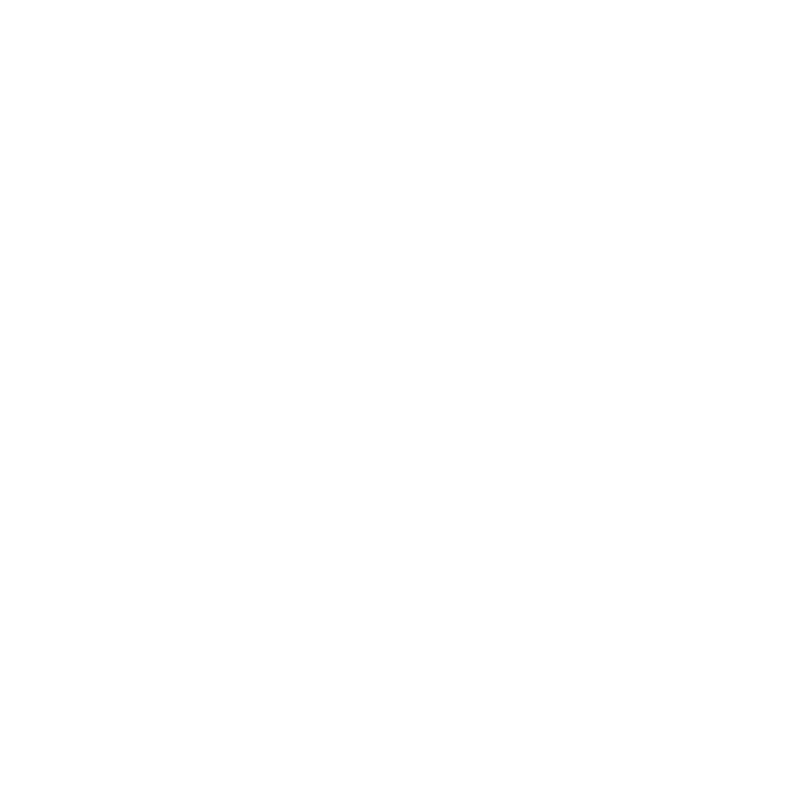
Frame 1 (no input)
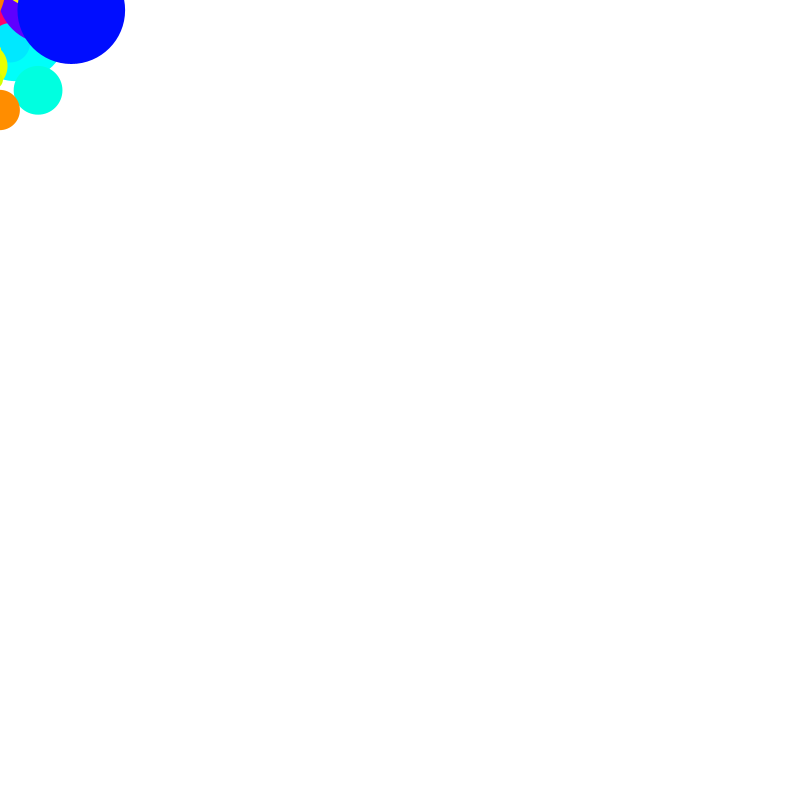
Frame 60 (the mouse pressed at the canvas centre just before this capture)
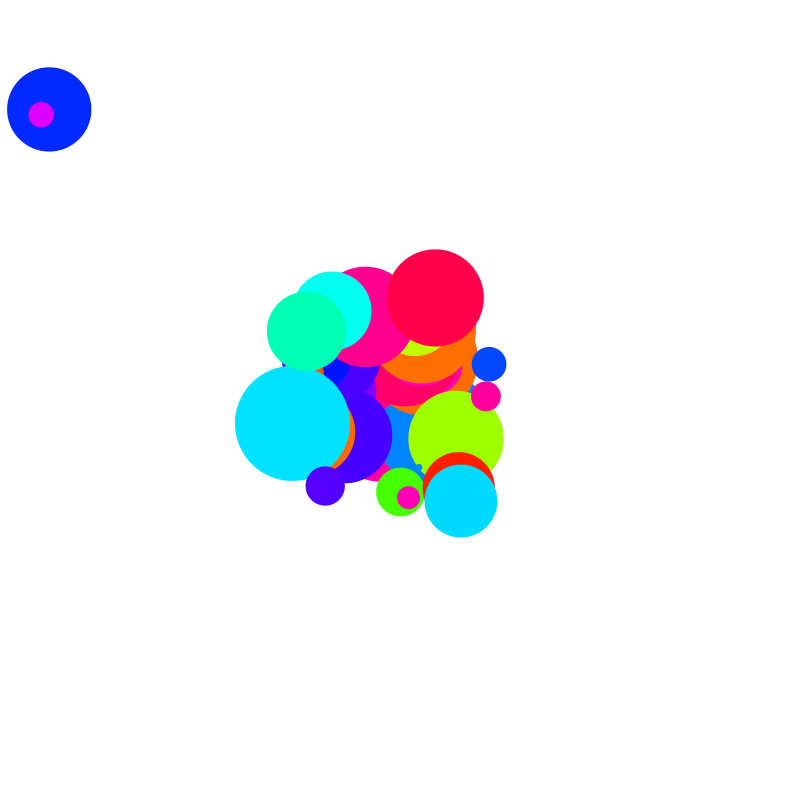
Frame 120 (the mouse held since frame 60 and released just before this capture)

The Processing sketch that drew these frames (run headless with seeded random() and noise(); from frame 60 on, the mouse is pressed at the canvas centre):

// Processing sketch: sketch_00bob
// ── sketch_00bob.pde
ArrayList<Ball> balls;
int n;

void setup() {
  size(800, 800);
  colorMode(HSB, 360, 100, 100);
  balls = new ArrayList<Ball>();
}

void draw() {
  background(360);

  for (int i = balls.size() - 1; i>=0; i--) {
    Ball ball = balls.get(i);
    ball.update();
    ball.display();
    if (ball.finish()) {
      balls.remove(i);
    }
  }
  balls.add(new Ball(mouseX, mouseY, random(60)));
}


class Ball {
  PVector pp, vv;
  float rr;
  float colorr = random(360);
  int life = 60;
  
  Ball(float x, float y, float r) {
    pp = new PVector(x, y);
    vv =  PVector.random2D();
    vv.mult(2);
    rr = r;
  }

  void update() {
    pp.add(vv);
  }

  void display() {
    noStroke();
    fill(colorr, 100, 100);
    ellipse(pp.x, pp.y, rr*2, rr*2);
  }

  boolean finish() {
    life --;
    if (life < 0 ) {
      return true;
    } else {
      return false;
    }
  }
}
